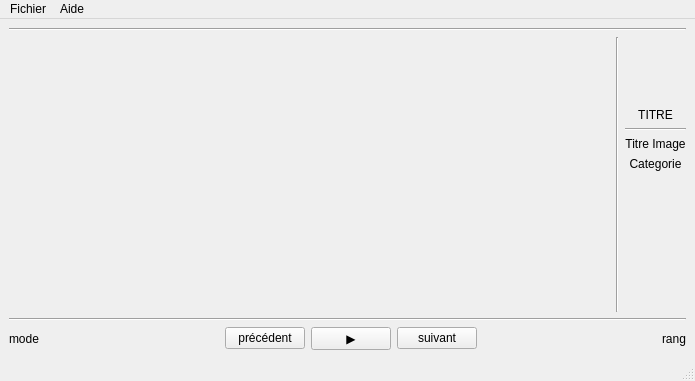
<?xml version="1.0" encoding="UTF-8"?>
<ui version="4.0">
 <class>lecteurVue</class>
 <widget class="QMainWindow" name="lecteurVue">
  <property name="geometry">
   <rect>
    <x>0</x>
    <y>0</y>
    <width>695</width>
    <height>381</height>
   </rect>
  </property>
  <property name="windowTitle">
   <string>lecteurVue</string>
  </property>
  <widget class="QWidget" name="centralwidget">
   <layout class="QGridLayout" name="gridLayout">
    <item row="0" column="0">
     <layout class="QVBoxLayout" name="verticalLayout">
      <property name="sizeConstraint">
       <enum>QLayout::SetMinimumSize</enum>
      </property>
      <item>
       <layout class="QHBoxLayout" name="horizontalLayout"/>
      </item>
      <item>
       <widget class="Line" name="line_3">
        <property name="orientation">
         <enum>Qt::Horizontal</enum>
        </property>
       </widget>
      </item>
      <item>
       <layout class="QHBoxLayout" name="horizontalLayout_2" stretch="1,0,0">
        <item>
         <layout class="QVBoxLayout" name="verticalLayout_3">
          <item>
           <widget class="QLabel" name="image">
            <property name="text">
             <string/>
            </property>
           </widget>
          </item>
         </layout>
        </item>
        <item>
         <widget class="Line" name="line_4">
          <property name="orientation">
           <enum>Qt::Vertical</enum>
          </property>
         </widget>
        </item>
        <item>
         <layout class="QVBoxLayout" name="verticalLayout_2">
          <item>
           <spacer name="verticalSpacer_2">
            <property name="orientation">
             <enum>Qt::Vertical</enum>
            </property>
            <property name="sizeHint" stdset="0">
             <size>
              <width>20</width>
              <height>40</height>
             </size>
            </property>
           </spacer>
          </item>
          <item>
           <widget class="QLabel" name="titre">
            <property name="text">
             <string>TITRE</string>
            </property>
            <property name="alignment">
             <set>Qt::AlignCenter</set>
            </property>
           </widget>
          </item>
          <item>
           <widget class="Line" name="line_5">
            <property name="orientation">
             <enum>Qt::Horizontal</enum>
            </property>
           </widget>
          </item>
          <item>
           <widget class="QLabel" name="titreImage">
            <property name="text">
             <string>Titre Image</string>
            </property>
            <property name="alignment">
             <set>Qt::AlignCenter</set>
            </property>
           </widget>
          </item>
          <item>
           <widget class="QLabel" name="categorie">
            <property name="text">
             <string>Categorie</string>
            </property>
            <property name="alignment">
             <set>Qt::AlignCenter</set>
            </property>
           </widget>
          </item>
          <item>
           <spacer name="verticalSpacer_3">
            <property name="orientation">
             <enum>Qt::Vertical</enum>
            </property>
            <property name="sizeHint" stdset="0">
             <size>
              <width>20</width>
              <height>40</height>
             </size>
            </property>
           </spacer>
          </item>
          <item>
           <spacer name="verticalSpacer">
            <property name="orientation">
             <enum>Qt::Vertical</enum>
            </property>
            <property name="sizeHint" stdset="0">
             <size>
              <width>20</width>
              <height>40</height>
             </size>
            </property>
           </spacer>
          </item>
         </layout>
        </item>
       </layout>
      </item>
      <item>
       <widget class="Line" name="line_2">
        <property name="orientation">
         <enum>Qt::Horizontal</enum>
        </property>
       </widget>
      </item>
      <item>
       <layout class="QHBoxLayout" name="horizontalLayout_3">
        <item>
         <widget class="QLabel" name="mode">
          <property name="text">
           <string>mode</string>
          </property>
         </widget>
        </item>
        <item>
         <spacer name="horizontalSpacer_2">
          <property name="orientation">
           <enum>Qt::Horizontal</enum>
          </property>
          <property name="sizeHint" stdset="0">
           <size>
            <width>40</width>
            <height>20</height>
           </size>
          </property>
         </spacer>
        </item>
        <item>
         <widget class="QPushButton" name="precedent">
          <property name="text">
           <string>précédent</string>
          </property>
         </widget>
        </item>
        <item>
         <widget class="QPushButton" name="modeDefilement">
          <property name="text">
           <string>▶</string>
          </property>
         </widget>
        </item>
        <item>
         <widget class="QPushButton" name="suivant">
          <property name="text">
           <string>suivant</string>
          </property>
         </widget>
        </item>
        <item>
         <spacer name="horizontalSpacer_3">
          <property name="orientation">
           <enum>Qt::Horizontal</enum>
          </property>
          <property name="sizeHint" stdset="0">
           <size>
            <width>40</width>
            <height>20</height>
           </size>
          </property>
         </spacer>
        </item>
        <item>
         <widget class="QLabel" name="rang">
          <property name="text">
           <string>rang</string>
          </property>
          <property name="alignment">
           <set>Qt::AlignCenter</set>
          </property>
         </widget>
        </item>
       </layout>
      </item>
     </layout>
    </item>
   </layout>
  </widget>
  <widget class="QMenuBar" name="menubar">
   <property name="geometry">
    <rect>
     <x>0</x>
     <y>0</y>
     <width>695</width>
     <height>22</height>
    </rect>
   </property>
   <widget class="QMenu" name="menuFichier">
    <property name="title">
     <string>Fichier</string>
    </property>
    <widget class="QMenu" name="menuParametres">
     <property name="title">
      <string>Paramètres</string>
     </property>
     <addaction name="actionVitesse"/>
     <addaction name="separator"/>
     <addaction name="actionFiltre"/>
    </widget>
    <addaction name="menuParametres"/>
    <addaction name="separator"/>
    <addaction name="actionCharger_diaporama"/>
    <addaction name="separator"/>
    <addaction name="actionQuitter"/>
   </widget>
   <widget class="QMenu" name="menu_aide">
    <property name="title">
     <string>Aide</string>
    </property>
    <addaction name="actionAProposDe"/>
    <addaction name="separator"/>
   </widget>
   <addaction name="menuFichier"/>
   <addaction name="menu_aide"/>
  </widget>
  <widget class="QStatusBar" name="statusbar"/>
  <action name="actionQuitter">
   <property name="text">
    <string>Quitter</string>
   </property>
  </action>
  <action name="actionAProposDe">
   <property name="text">
    <string>À propos de</string>
   </property>
  </action>
  <action name="actionFiltres">
   <property name="text">
    <string>Filtres</string>
   </property>
  </action>
  <action name="actionCharger_diaporama">
   <property name="text">
    <string>Charger diaporama</string>
   </property>
  </action>
  <action name="actionVitesse">
   <property name="text">
    <string>Vitesse de défilement</string>
   </property>
  </action>
  <action name="actionFiltre">
   <property name="text">
    <string>Filtres</string>
   </property>
  </action>
 </widget>
 <resources/>
 <connections/>
</ui>
